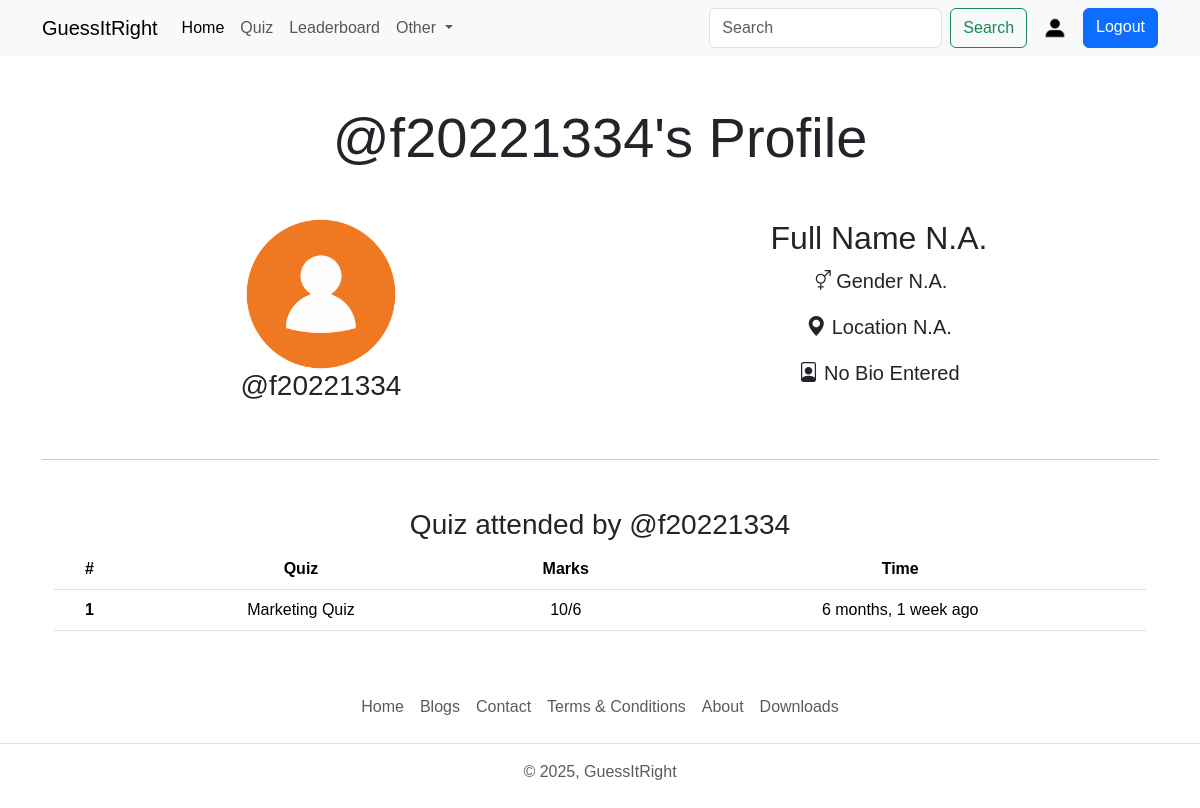
Page /user/profile/f20221334 (signed in) on the earlier database version.
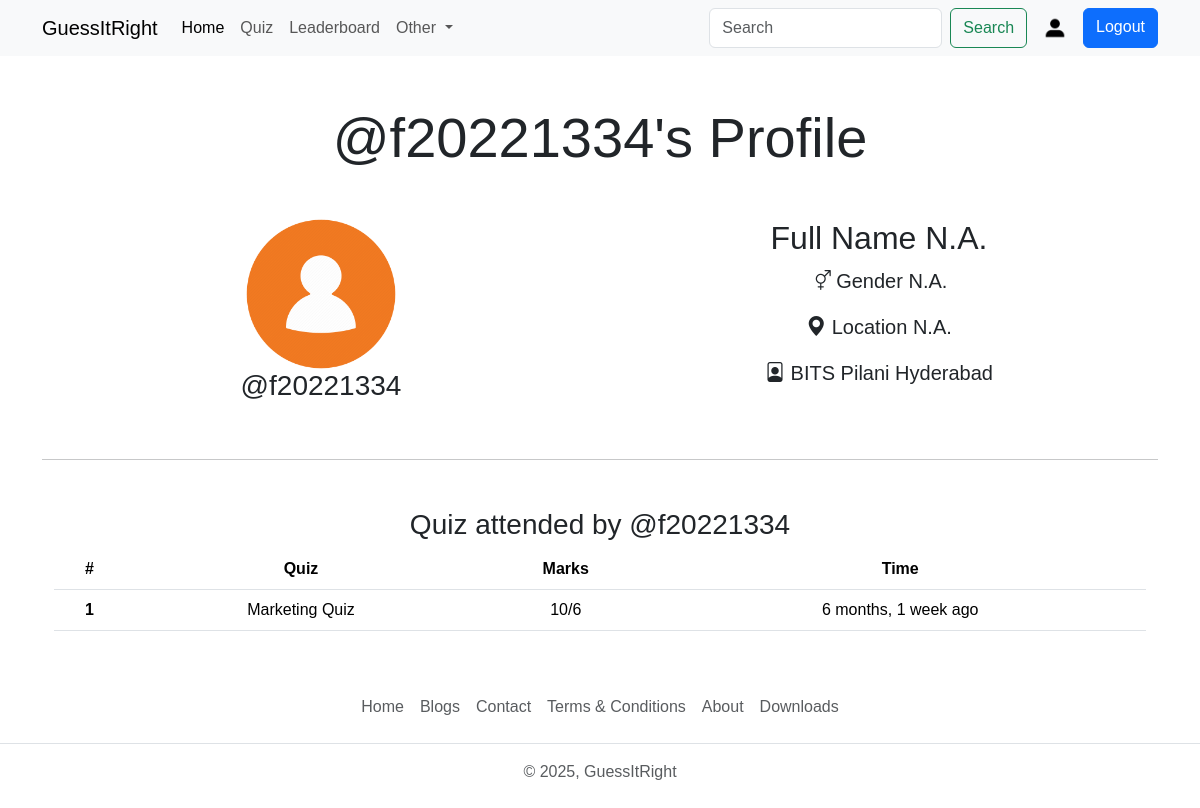
Same page on the later database version.
### account/models.py (models this page shows, shortened)
class Profile(models.Model):
    user = models.OneToOneField(User, on_delete=models.CASCADE, null=True, verbose_name= 'User Object')
    bio = models.TextField(blank=True, null=True)
    profile_image = models.ImageField(upload_to='profile_images', default='user.png', blank=True, null= True, verbose_name='Profile Picture')
    location = models.CharField(max_length=100, blank=True, null= True, verbose_name= 'Location')
    GENDER = [
        ('male', 'male') ,
        ('Female', 'Female'),
        ('Other', 'Other')
    ]
    gender = models.CharField(max_length=6, choices = GENDER, blank=True, null=True)

### account/views.py (the view)
# urls.py: path('profile/<str:username>', views.profile, name = 'profile') ,
@login_required
def profile(request, username):
    user_object2 = User.objects.get(username=username)
    user_profile2 = Profile.objects.get(user=user_object2)
    user_object = request.user
    user_profile = Profile.objects.get(user=user_object)
    submissions = QuizSubmission.objects.filter(user = user_object2).order_by('-submitted_at')
    context = {"user_profile": user_profile, "user_profile2": user_profile2, "submissions" : submissions}
    return render(request, "profile.html", context)

### templates/profile.html (shortened to what this page needs)
{% extends 'index.html' %}
{% block content %}
    <h1 class="display-4 text-center my-5">@{{user_profile2.user.username}}'s Profile</h1>
    <div class="container text-center">
        <div class="container text-center my-4">
            <div class="row row-cols-sm-1 row-cols-md-2">
                <div class="col-12">
                    <img src="{{user_profile2.profile_image.url}}" alt="user-profile1" width="150" height="150" class="rounded-circle">
                    <h2 class="fs-3">@{{user_profile2.user.username}}</h2>
                </div>
                <div class="col-12">
                    <h2>{{user_profile2.user.first_name|default:"Full Name N.A."}} {{user_profile2.user.last_name}}</h2>
                    <p class="fs-5"><i class="bi bi-gender-ambiguous"></i> {{user_profile2.gender |default:'Gender N.A.'}}</p>
                    <p class="fs-5"><i class="bi bi-geo-alt-fill"></i> {{user_profile2.location|default:'Location N.A.'}}</p>
                    <p class="fs-5"><i class="bi bi-file-person"></i> {{user_profile2.bio|default:'No Bio Entered'}}</p>
                </div>
            </div>
        </div>
        <hr class="my-5">
        <div class="container">
            <div class="row row-cols-sm-1 row-cols-md-1 row-cols-lg-1 ">
                <div class="col-12">
                    <h3>Quiz attended by @{{user_profile2.user.username}}</h3>
                    <table class="table">
                        <thead>
                            <tr>
                                <th scope="col">#</th>
                                <th scope="col">Quiz</th>
                                <th scope="col">Marks</th>
                                <th scope="col">Time</th>
                            </tr>
                        </thead>
                        <tbody>
                            {% for submission in submissions %}
                            <tr>
                                <th scope="row">{{forloop.counter}}</th>
                                <td title="{{submission.quiz.title}}">{{submission.quiz.title|truncatewords:6}}</td>
                                <td>{{submission.score}}/{{submission.quiz.question_set.all|length}}</td>
                                <td>{{submission.submitted_at|timesince}} ago</td>
                            </tr>
                            {% endfor %}
                        </tbody>
                    </table>
                </div>
            </div>
        </div>
    </div>
{% endblock content %}

Differences in the rows shown:
changed Profile "Gender N.A.": bio "No Bio Entered" → "BITS Pilani Hyderabad"
